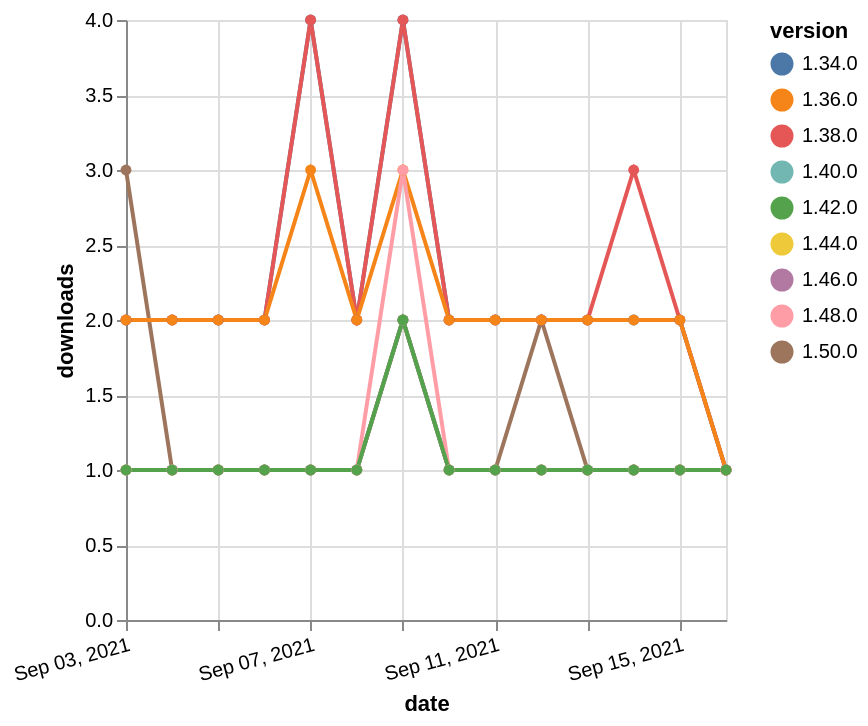

Vega-Lite specification for this chart:
### Vega-Lite specification from a JSON file in a GitHub repository (floating-point values rounded to 4 significant figures)
{"$schema": "https://vega.github.io/schema/vega-lite/v5.json", "description": "A simple bar chart with embedded data.", "data": {"values": [{"date": "2021-09-03", "total": 3131, "delta": 2, "version": "1.34.0"}, {"date": "2021-09-04", "total": 3133, "delta": 2, "version": "1.34.0"}, {"date": "2021-09-05", "total": 3135, "delta": 2, "version": "1.34.0"}, {"date": "2021-09-06", "total": 3137, "delta": 2, "version": "1.34.0"}, {"date": "2021-09-07", "total": 3141, "delta": 4, "version": "1.34.0"}, {"date": "2021-09-08", "total": 3143, "delta": 2, "version": "1.34.0"}, {"date": "2021-09-09", "total": 3147, "delta": 4, "version": "1.34.0"}, {"date": "2021-09-10", "total": 3149, "delta": 2, "version": "1.34.0"}, {"date": "2021-09-11", "total": 3151, "delta": 2, "version": "1.34.0"}, {"date": "2021-09-12", "total": 3153, "delta": 2, "version": "1.34.0"}, {"date": "2021-09-13", "total": 3155, "delta": 2, "version": "1.34.0"}, {"date": "2021-09-14", "total": 3157, "delta": 2, "version": "1.34.0"}, {"date": "2021-09-15", "total": 3159, "delta": 2, "version": "1.34.0"}, {"date": "2021-09-16", "total": 3160, "delta": 1, "version": "1.34.0"}, {"date": "2021-09-03", "total": 118, "delta": 3, "version": "1.50.0"}, {"date": "2021-09-04", "total": 119, "delta": 1, "version": "1.50.0"}, {"date": "2021-09-05", "total": 120, "delta": 1, "version": "1.50.0"}, {"date": "2021-09-06", "total": 121, "delta": 1, "version": "1.50.0"}, {"date": "2021-09-07", "total": 122, "delta": 1, "version": "1.50.0"}, {"date": "2021-09-08", "total": 123, "delta": 1, "version": "1.50.0"}, {"date": "2021-09-09", "total": 125, "delta": 2, "version": "1.50.0"}, {"date": "2021-09-10", "total": 126, "delta": 1, "version": "1.50.0"}, {"date": "2021-09-11", "total": 127, "delta": 1, "version": "1.50.0"}, {"date": "2021-09-12", "total": 129, "delta": 2, "version": "1.50.0"}, {"date": "2021-09-13", "total": 130, "delta": 1, "version": "1.50.0"}, {"date": "2021-09-14", "total": 131, "delta": 1, "version": "1.50.0"}, {"date": "2021-09-15", "total": 132, "delta": 1, "version": "1.50.0"}, {"date": "2021-09-16", "total": 133, "delta": 1, "version": "1.50.0"}, {"date": "2021-09-03", "total": 187, "delta": 1, "version": "1.44.0"}, {"date": "2021-09-04", "total": 188, "delta": 1, "version": "1.44.0"}, {"date": "2021-09-05", "total": 189, "delta": 1, "version": "1.44.0"}, {"date": "2021-09-06", "total": 190, "delta": 1, "version": "1.44.0"}, {"date": "2021-09-07", "total": 191, "delta": 1, "version": "1.44.0"}, {"date": "2021-09-08", "total": 192, "delta": 1, "version": "1.44.0"}, {"date": "2021-09-09", "total": 194, "delta": 2, "version": "1.44.0"}, {"date": "2021-09-10", "total": 195, "delta": 1, "version": "1.44.0"}, {"date": "2021-09-11", "total": 196, "delta": 1, "version": "1.44.0"}, {"date": "2021-09-12", "total": 197, "delta": 1, "version": "1.44.0"}, {"date": "2021-09-13", "total": 198, "delta": 1, "version": "1.44.0"}, {"date": "2021-09-14", "total": 199, "delta": 1, "version": "1.44.0"}, {"date": "2021-09-15", "total": 200, "delta": 1, "version": "1.44.0"}, {"date": "2021-09-16", "total": 201, "delta": 1, "version": "1.44.0"}, {"date": "2021-09-03", "total": 2491, "delta": 2, "version": "1.38.0"}, {"date": "2021-09-04", "total": 2493, "delta": 2, "version": "1.38.0"}, {"date": "2021-09-05", "total": 2495, "delta": 2, "version": "1.38.0"}, {"date": "2021-09-06", "total": 2497, "delta": 2, "version": "1.38.0"}, {"date": "2021-09-07", "total": 2501, "delta": 4, "version": "1.38.0"}, {"date": "2021-09-08", "total": 2503, "delta": 2, "version": "1.38.0"}, {"date": "2021-09-09", "total": 2507, "delta": 4, "version": "1.38.0"}, {"date": "2021-09-10", "total": 2509, "delta": 2, "version": "1.38.0"}, {"date": "2021-09-11", "total": 2511, "delta": 2, "version": "1.38.0"}, {"date": "2021-09-12", "total": 2513, "delta": 2, "version": "1.38.0"}, {"date": "2021-09-13", "total": 2515, "delta": 2, "version": "1.38.0"}, {"date": "2021-09-14", "total": 2518, "delta": 3, "version": "1.38.0"}, {"date": "2021-09-15", "total": 2520, "delta": 2, "version": "1.38.0"}, {"date": "2021-09-16", "total": 2521, "delta": 1, "version": "1.38.0"}, {"date": "2021-09-03", "total": 2633, "delta": 2, "version": "1.36.0"}, {"date": "2021-09-04", "total": 2635, "delta": 2, "version": "1.36.0"}, {"date": "2021-09-05", "total": 2637, "delta": 2, "version": "1.36.0"}, {"date": "2021-09-06", "total": 2639, "delta": 2, "version": "1.36.0"}, {"date": "2021-09-07", "total": 2642, "delta": 3, "version": "1.36.0"}, {"date": "2021-09-08", "total": 2644, "delta": 2, "version": "1.36.0"}, {"date": "2021-09-09", "total": 2647, "delta": 3, "version": "1.36.0"}, {"date": "2021-09-10", "total": 2649, "delta": 2, "version": "1.36.0"}, {"date": "2021-09-11", "total": 2651, "delta": 2, "version": "1.36.0"}, {"date": "2021-09-12", "total": 2653, "delta": 2, "version": "1.36.0"}, {"date": "2021-09-13", "total": 2655, "delta": 2, "version": "1.36.0"}, {"date": "2021-09-14", "total": 2657, "delta": 2, "version": "1.36.0"}, {"date": "2021-09-15", "total": 2659, "delta": 2, "version": "1.36.0"}, {"date": "2021-09-16", "total": 2660, "delta": 1, "version": "1.36.0"}, {"date": "2021-09-03", "total": 231, "delta": 1, "version": "1.40.0"}, {"date": "2021-09-04", "total": 232, "delta": 1, "version": "1.40.0"}, {"date": "2021-09-05", "total": 233, "delta": 1, "version": "1.40.0"}, {"date": "2021-09-06", "total": 234, "delta": 1, "version": "1.40.0"}, {"date": "2021-09-07", "total": 235, "delta": 1, "version": "1.40.0"}, {"date": "2021-09-08", "total": 236, "delta": 1, "version": "1.40.0"}, {"date": "2021-09-09", "total": 238, "delta": 2, "version": "1.40.0"}, {"date": "2021-09-10", "total": 239, "delta": 1, "version": "1.40.0"}, {"date": "2021-09-11", "total": 240, "delta": 1, "version": "1.40.0"}, {"date": "2021-09-12", "total": 241, "delta": 1, "version": "1.40.0"}, {"date": "2021-09-13", "total": 242, "delta": 1, "version": "1.40.0"}, {"date": "2021-09-14", "total": 243, "delta": 1, "version": "1.40.0"}, {"date": "2021-09-15", "total": 244, "delta": 1, "version": "1.40.0"}, {"date": "2021-09-16", "total": 245, "delta": 1, "version": "1.40.0"}, {"date": "2021-09-03", "total": 160, "delta": 1, "version": "1.46.0"}, {"date": "2021-09-04", "total": 161, "delta": 1, "version": "1.46.0"}, {"date": "2021-09-05", "total": 162, "delta": 1, "version": "1.46.0"}, {"date": "2021-09-06", "total": 163, "delta": 1, "version": "1.46.0"}, {"date": "2021-09-07", "total": 164, "delta": 1, "version": "1.46.0"}, {"date": "2021-09-08", "total": 165, "delta": 1, "version": "1.46.0"}, {"date": "2021-09-09", "total": 167, "delta": 2, "version": "1.46.0"}, {"date": "2021-09-10", "total": 168, "delta": 1, "version": "1.46.0"}, {"date": "2021-09-11", "total": 169, "delta": 1, "version": "1.46.0"}, {"date": "2021-09-12", "total": 170, "delta": 1, "version": "1.46.0"}, {"date": "2021-09-13", "total": 171, "delta": 1, "version": "1.46.0"}, {"date": "2021-09-14", "total": 172, "delta": 1, "version": "1.46.0"}, {"date": "2021-09-15", "total": 173, "delta": 1, "version": "1.46.0"}, {"date": "2021-09-16", "total": 174, "delta": 1, "version": "1.46.0"}, {"date": "2021-09-03", "total": 169, "delta": 1, "version": "1.48.0"}, {"date": "2021-09-04", "total": 170, "delta": 1, "version": "1.48.0"}, {"date": "2021-09-05", "total": 171, "delta": 1, "version": "1.48.0"}, {"date": "2021-09-06", "total": 172, "delta": 1, "version": "1.48.0"}, {"date": "2021-09-07", "total": 173, "delta": 1, "version": "1.48.0"}, {"date": "2021-09-08", "total": 174, "delta": 1, "version": "1.48.0"}, {"date": "2021-09-09", "total": 177, "delta": 3, "version": "1.48.0"}, {"date": "2021-09-10", "total": 178, "delta": 1, "version": "1.48.0"}, {"date": "2021-09-11", "total": 179, "delta": 1, "version": "1.48.0"}, {"date": "2021-09-12", "total": 180, "delta": 1, "version": "1.48.0"}, {"date": "2021-09-13", "total": 181, "delta": 1, "version": "1.48.0"}, {"date": "2021-09-14", "total": 182, "delta": 1, "version": "1.48.0"}, {"date": "2021-09-15", "total": 183, "delta": 1, "version": "1.48.0"}, {"date": "2021-09-16", "total": 184, "delta": 1, "version": "1.48.0"}, {"date": "2021-09-03", "total": 190, "delta": 1, "version": "1.42.0"}, {"date": "2021-09-04", "total": 191, "delta": 1, "version": "1.42.0"}, {"date": "2021-09-05", "total": 192, "delta": 1, "version": "1.42.0"}, {"date": "2021-09-06", "total": 193, "delta": 1, "version": "1.42.0"}, {"date": "2021-09-07", "total": 194, "delta": 1, "version": "1.42.0"}, {"date": "2021-09-08", "total": 195, "delta": 1, "version": "1.42.0"}, {"date": "2021-09-09", "total": 197, "delta": 2, "version": "1.42.0"}, {"date": "2021-09-10", "total": 198, "delta": 1, "version": "1.42.0"}, {"date": "2021-09-11", "total": 199, "delta": 1, "version": "1.42.0"}, {"date": "2021-09-12", "total": 200, "delta": 1, "version": "1.42.0"}, {"date": "2021-09-13", "total": 201, "delta": 1, "version": "1.42.0"}, {"date": "2021-09-14", "total": 202, "delta": 1, "version": "1.42.0"}, {"date": "2021-09-15", "total": 203, "delta": 1, "version": "1.42.0"}, {"date": "2021-09-16", "total": 204, "delta": 1, "version": "1.42.0"}]}, "width": "container", "mark": {"type": "line", "point": {"filled": true}}, "encoding": {"x": {"field": "date", "type": "temporal", "timeUnit": "yearmonthdate", "title": "date", "axis": {"labelAngle": -15}}, "y": {"field": "delta", "type": "quantitative", "title": "downloads"}, "color": {"field": "version", "type": "nominal"}, "tooltip": {"field": "delta"}}}
